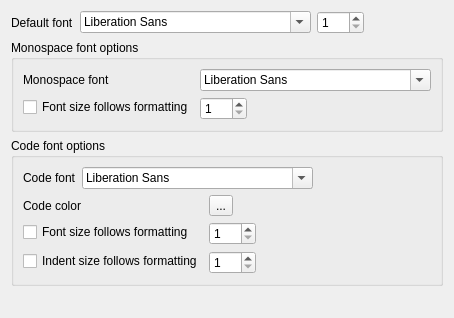
<?xml version="1.0" encoding="UTF-8"?>
<ui version="4.0">
 <class>EditorConfigFont</class>
 <widget class="QWidget" name="EditorConfigFont">
  <property name="geometry">
   <rect>
    <x>0</x>
    <y>0</y>
    <width>392</width>
    <height>318</height>
   </rect>
  </property>
  <property name="windowTitle">
   <string>Form</string>
  </property>
  <layout class="QVBoxLayout" name="verticalLayout_2">
   <item>
    <layout class="QHBoxLayout" name="horizontalLayout">
     <item>
      <widget class="QLabel" name="defaultFontselectLabel">
       <property name="text">
        <string>Default font</string>
       </property>
       <property name="buddy">
        <cstring>defaultFontselect</cstring>
       </property>
      </widget>
     </item>
     <item>
      <widget class="QFontComboBox" name="defaultFontselect"/>
     </item>
     <item>
      <widget class="QSpinBox" name="defaultFontsize">
       <property name="minimum">
        <number>1</number>
       </property>
       <property name="maximum">
        <number>250</number>
       </property>
      </widget>
     </item>
     <item>
      <spacer name="horizontalSpacer">
       <property name="orientation">
        <enum>Qt::Horizontal</enum>
       </property>
       <property name="sizeHint" stdset="0">
        <size>
         <width>40</width>
         <height>20</height>
        </size>
       </property>
      </spacer>
     </item>
    </layout>
   </item>
   <item>
    <widget class="QGroupBox" name="monospaceGroupBox">
     <property name="title">
      <string>Monospace font options</string>
     </property>
     <layout class="QFormLayout" name="formLayout">
      <item row="0" column="0">
       <widget class="QLabel" name="monospaceFontselectLabel">
        <property name="text">
         <string>Monospace font</string>
        </property>
        <property name="buddy">
         <cstring>monospaceFontselect</cstring>
        </property>
       </widget>
      </item>
      <item row="0" column="1">
       <layout class="QHBoxLayout" name="horizontalLayout_3">
        <item>
         <widget class="QFontComboBox" name="monospaceFontselect"/>
        </item>
        <item>
         <spacer name="horizontalSpacer_2">
          <property name="orientation">
           <enum>Qt::Horizontal</enum>
          </property>
          <property name="sizeHint" stdset="0">
           <size>
            <width>40</width>
            <height>20</height>
           </size>
          </property>
         </spacer>
        </item>
       </layout>
      </item>
      <item row="1" column="0">
       <widget class="QCheckBox" name="monospaceFontsizeapply">
        <property name="text">
         <string>Font size follows formatting</string>
        </property>
       </widget>
      </item>
      <item row="1" column="1">
       <layout class="QHBoxLayout" name="horizontalLayout_2">
        <item>
         <widget class="QSpinBox" name="monospaceFontsize">
          <property name="minimum">
           <number>1</number>
          </property>
          <property name="maximum">
           <number>250</number>
          </property>
         </widget>
        </item>
        <item>
         <spacer name="horizontalSpacer_3">
          <property name="orientation">
           <enum>Qt::Horizontal</enum>
          </property>
          <property name="sizeHint" stdset="0">
           <size>
            <width>40</width>
            <height>20</height>
           </size>
          </property>
         </spacer>
        </item>
       </layout>
      </item>
     </layout>
    </widget>
   </item>
   <item>
    <widget class="QGroupBox" name="codeGroupBox">
     <property name="title">
      <string>Code font options</string>
     </property>
     <layout class="QVBoxLayout" name="verticalLayout">
      <item>
       <layout class="QHBoxLayout" name="horizontalLayout_4">
        <item>
         <widget class="QLabel" name="codeFontselectLabel">
          <property name="text">
           <string>Code font</string>
          </property>
          <property name="buddy">
           <cstring>codeFontselect</cstring>
          </property>
         </widget>
        </item>
        <item>
         <widget class="QFontComboBox" name="codeFontselect"/>
        </item>
        <item>
         <spacer name="horizontalSpacer_4">
          <property name="orientation">
           <enum>Qt::Horizontal</enum>
          </property>
          <property name="sizeHint" stdset="0">
           <size>
            <width>40</width>
            <height>20</height>
           </size>
          </property>
         </spacer>
        </item>
       </layout>
      </item>
      <item>
       <layout class="QFormLayout" name="formLayout_2">
        <item row="0" column="0">
         <widget class="QLabel" name="codeSelectColorLabel">
          <property name="text">
           <string>Code color</string>
          </property>
          <property name="buddy">
           <cstring>codeSelectColorButton</cstring>
          </property>
         </widget>
        </item>
        <item row="0" column="1">
         <widget class="QToolButton" name="codeSelectColorButton">
          <property name="text">
           <string>...</string>
          </property>
         </widget>
        </item>
        <item row="1" column="0">
         <widget class="QCheckBox" name="codeFontsizeapply">
          <property name="text">
           <string>Font size follows formatting</string>
          </property>
         </widget>
        </item>
        <item row="1" column="1">
         <layout class="QHBoxLayout" name="horizontalLayout_5">
          <item>
           <widget class="QSpinBox" name="codeFontsize">
            <property name="minimum">
             <number>1</number>
            </property>
            <property name="maximum">
             <number>250</number>
            </property>
           </widget>
          </item>
          <item>
           <spacer name="horizontalSpacer_5">
            <property name="orientation">
             <enum>Qt::Horizontal</enum>
            </property>
            <property name="sizeHint" stdset="0">
             <size>
              <width>40</width>
              <height>20</height>
             </size>
            </property>
           </spacer>
          </item>
         </layout>
        </item>
        <item row="2" column="0">
         <widget class="QCheckBox" name="codeIndentsizeapply">
          <property name="text">
           <string>Indent size follows formatting</string>
          </property>
         </widget>
        </item>
        <item row="2" column="1">
         <layout class="QHBoxLayout" name="horizontalLayout_6">
          <item>
           <widget class="QSpinBox" name="codeIndentsize">
            <property name="minimum">
             <number>1</number>
            </property>
            <property name="maximum">
             <number>250</number>
            </property>
           </widget>
          </item>
          <item>
           <spacer name="horizontalSpacer_6">
            <property name="orientation">
             <enum>Qt::Horizontal</enum>
            </property>
            <property name="sizeHint" stdset="0">
             <size>
              <width>40</width>
              <height>20</height>
             </size>
            </property>
           </spacer>
          </item>
         </layout>
        </item>
       </layout>
      </item>
     </layout>
    </widget>
   </item>
   <item>
    <spacer name="verticalSpacer">
     <property name="orientation">
      <enum>Qt::Vertical</enum>
     </property>
     <property name="sizeHint" stdset="0">
      <size>
       <width>20</width>
       <height>40</height>
      </size>
     </property>
    </spacer>
   </item>
  </layout>
 </widget>
 <tabstops>
  <tabstop>defaultFontselect</tabstop>
  <tabstop>defaultFontsize</tabstop>
  <tabstop>monospaceFontselect</tabstop>
  <tabstop>monospaceFontsizeapply</tabstop>
  <tabstop>monospaceFontsize</tabstop>
  <tabstop>codeFontselect</tabstop>
  <tabstop>codeSelectColorButton</tabstop>
  <tabstop>codeFontsizeapply</tabstop>
  <tabstop>codeFontsize</tabstop>
  <tabstop>codeIndentsizeapply</tabstop>
  <tabstop>codeIndentsize</tabstop>
 </tabstops>
 <resources/>
 <connections/>
</ui>
